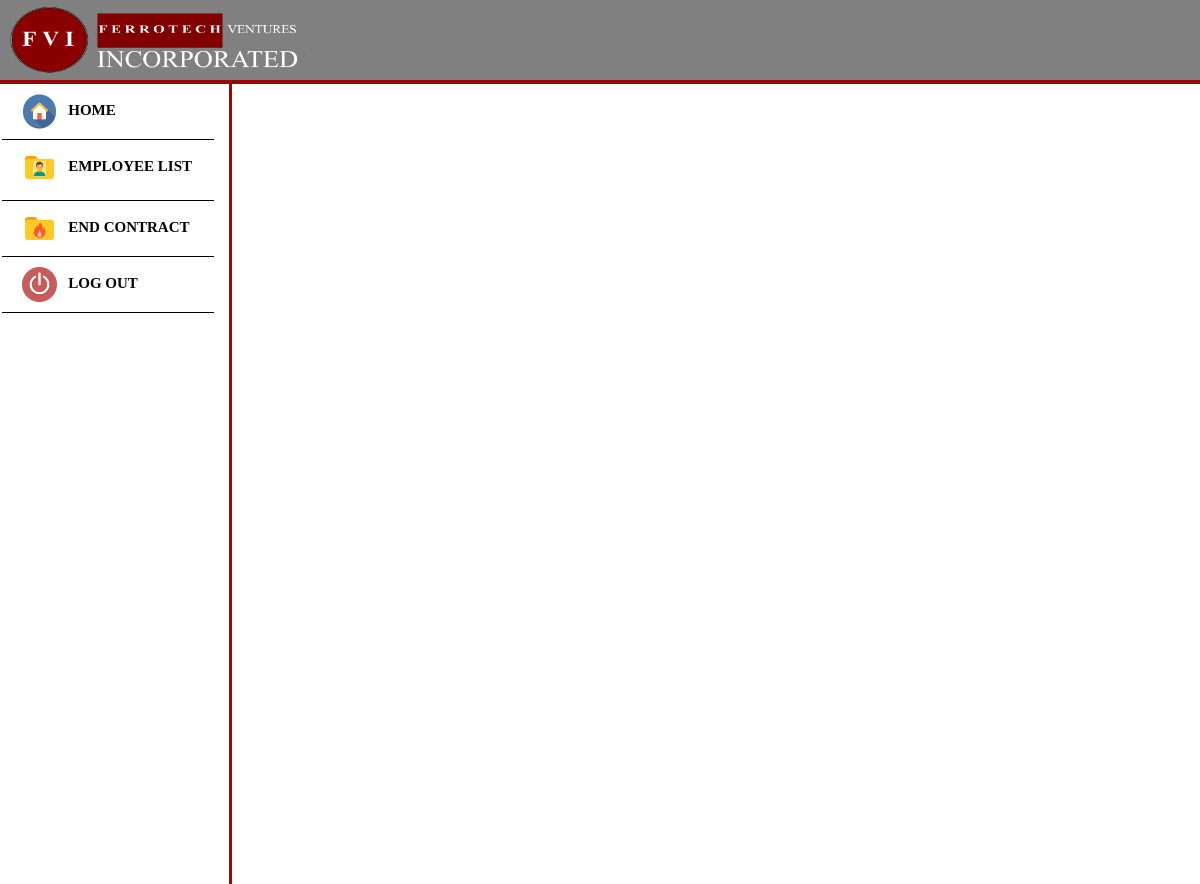
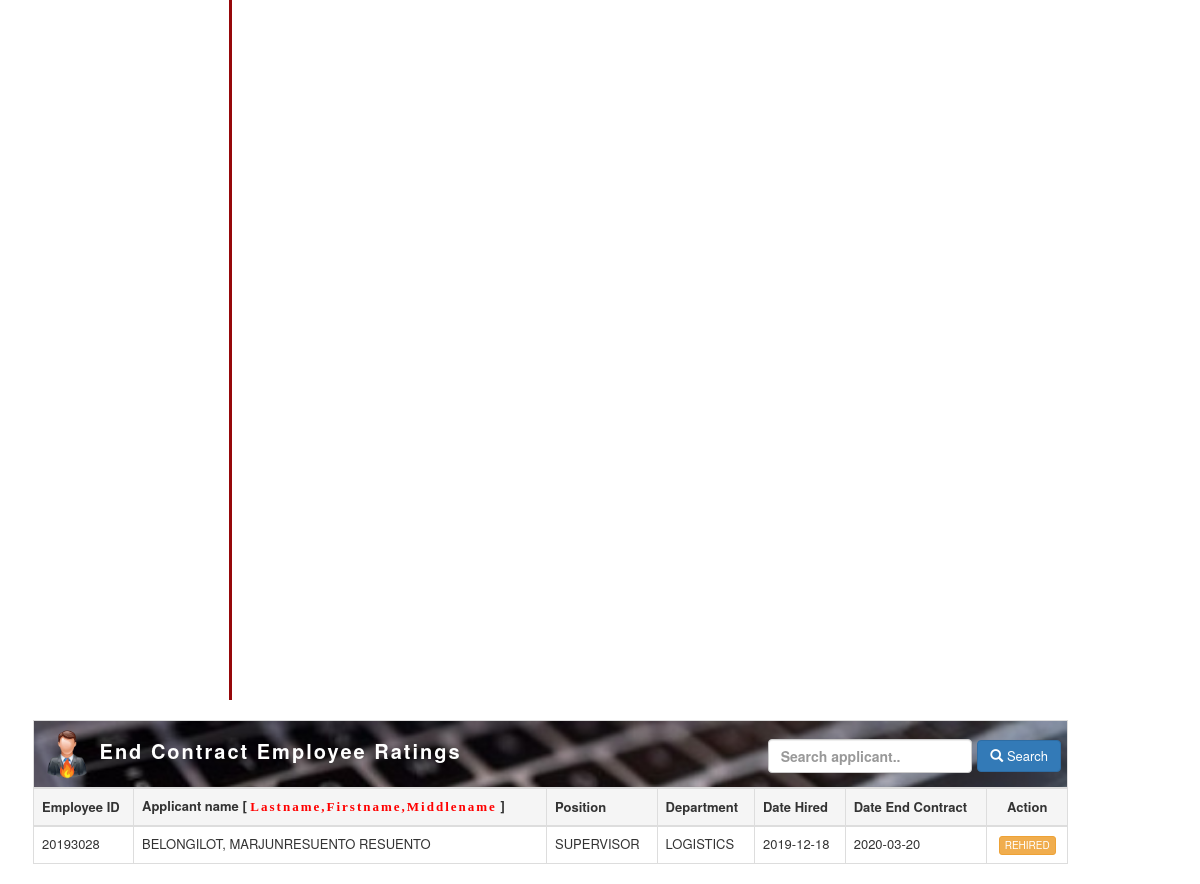
The app's page /endcon_list.php (signed in) with its own data (2 pictures, top to bottom).
### tables this page shows
CREATE TABLE `tbl_applicants` (
  `ID` int(11) NOT NULL,
  `a_id` text NOT NULL,
  `a_fname` varchar(26) NOT NULL,
  `a_lname` varchar(26) NOT NULL,
  `a_mname` varchar(26) NOT NULL,
  `a_gender` varchar(6) NOT NULL,
  `a_civilStatus` varchar(10) NOT NULL,
  `a_contactNumber` varchar(15) NOT NULL,
  `a_religion` varchar(100) NOT NULL,
  `a_birthday` date NOT NULL,
  `a_age` int(2) NOT NULL,
  `a_region` varchar(255) NOT NULL,
  `a_provine` varchar(255) NOT NULL,
  `a_city` varchar(255) NOT NULL,
  `a_brgy` varchar(255) NOT NULL,
  `a_education` varchar(255) NOT NULL,
  `a_masters` varchar(255) NOT NULL,
  `a_empRecords` varchar(255) NOT NULL,
  `a_dateApplied` date NOT NULL,
  `a_position` varchar(255) NOT NULL,
  `a_dateApproved` date NOT NULL,
  `a_status` text NOT NULL
);

CREATE TABLE `tbl_applicant_field` (
  `ID` int(11) NOT NULL,
  `a_id` text NOT NULL,
  `a_superior` varchar(255) NOT NULL,
  `a_department` varchar(255) NOT NULL,
  `a_contactPerson` varchar(26) NOT NULL,
  `a_contactPersonNum` int(11) NOT NULL,
  `a_tax` varchar(255) NOT NULL,
  `a_tin` varchar(255) NOT NULL,
  `a_sss` varchar(255) NOT NULL,
  `a_pagibin` varchar(255) NOT NULL,
  `a_philHealth` varchar(255) NOT NULL,
  `a_dateHired` date NOT NULL,
  `a_dateEnd` date NOT NULL
);

### endcon_list.php (the view, shortened to what this page needs)
<!DOCTYPE html>
<html>
<head>
     <link rel="stylesheet" href="Bootstrap_Files/libs/bootstrap/css/bootstrap.min.css" />
    <link rel="stylesheet" type="text/css" href="css/sidebar.css">
</head>
<body>
<nav class="navbar navbar-inverse" style="background-color:gray; border: 0px; border-bottom:4px solid rgb(150, 8, 10); border-radius: 0; padding: 5px;">
  <div class="container-fluid">
    <img style="margin-left: -1%;" src="images/header.png" width="300px" height="70px">
  </div>
</nav>
<div class="sidebar col-sm-12 col-md-12 col-lg-6" style="margin-top:-20px;">
<a href="home.php" style="text-decoration: none;">
  <li>
    <span style="font-family: 'Calibri'">
      <img src="images/icons8-home-96.png" height="35px"> &nbsp; HOME
    </span>
  </li>
</a>
<li class="dropdown" style="font-family: 'Calibri'">
  <label class="dropbtn"><span><img src="images/icons8-user-folder-96.png" height="35px"></span> &nbsp; EMPLOYEE LIST</label>
</li>
<a href="endcon_list.php" style="text-decoration: none;">
  <li>
    <span style="font-family: 'Calibri'">
      <img src="images/icons8-burn-folder-96.png" height="35px"> &nbsp; END CONTRACT
    </span>
  </li>
</a>
<a type="button" data-toggle="modal" data-target="#logout" style="text-decoration: none;">
<li>
  <span style="font-family: 'Calibri'">
    <img src="images/off.png" height="35px"> &nbsp; LOG OUT
  </span>
</li>
</a>
</div>
<div class="table-responsive container col-xs-6 col-md-6 col-lg-6" style="margin-left:18px;  width: 1065px;">
  <table class="table table-hover table-bordered" cellpadding="10px">
<thead>
<tr>
<br>
<th colspan="8" style="font-weight: bold; background-image: url(images/r.jpg); background-repeat: no-repeat; background-size: cover; color:white; font-size:20px; "> <img src="images/endcon.png" height="50px" width="50px"><b style="letter-spacing: 2px; font-size: 20px; letter-spacing:2px;"> End Contract Employee Ratings</b>
<div class="form-inline navbar-right">
<form method="POST"  style="margin-right:9px; margin-top: 10px;">
 <input type="text" name="search_v" class="search-query form-control" placeholder="Search applicant.." required>
      <button class="btn btn-primary" type="submit" name="search_val" style="font-size: 13px; margin-right: 4px;"><span class="glyphicon glyphicon-search"></span> Search</button>
</div>
</th>
</tr>
</thead>
  <thead>
    <tr class="active" style="font-weight: bold; font-size: 13px;">
      <th width="100">Employee ID</th>
      <th>Applicant name [ <l style="color:red; font-family: 'Calibri'; letter-spacing:2px;">Lastname,Firstname,Middlename</l> ]</th>
      <th>Position</th>
      <th>Department</th>
      <th>Date Hired</th>
      <th>Date End Contract</th>
      <th><center>Action</center></th>
    </tr>
  </thead>
  <?php
    if(isset($_POST['search_val'])){
      $val = $_POST['search_v'];
      $query = mysql_query("SELECT * from tbl_applicants where a_status = 'endcon' AND (a_lname like '%$val%' OR a_fname like '%$val%' OR a_mname like '%$val%' OR a_id like '%$val%')")or die(mysql_error());
    }else{
      $query = mysql_query("SELECT * from tbl_applicants where a_status = 'endcon'")or die(mysql_error());
    }
 if(mysql_num_rows($query) == 0){
        ?>
       <tr>
        <td colspan="8"><center><h2><b><p style="color:red; letter-spacing: 3px; font-size: 25px;"><img src="images/Mazenl77-NX11-Folder-Default.ico" height="40px;" width="50px;">NO RECORD FOUND</p></b></h2></center></td>
        </tr>
        <?php
      }else{
      while($row=mysql_fetch_array($query)){
    ?>
    <?php
      $id = $row['a_id'];
      $info = mysql_query("SELECT * from tbl_applicant_field where a_id = '$id' ORDER BY ID DESC")or die(mysql_error());
      $rowz = mysql_fetch_array($info)
  ?>
  <tr style="text-transform: uppercase; font-size: 13px;">
    <td><?php echo $row['a_id'] ; ?></td>
    <td><?php echo $row['a_lname'] . ", " . $row['a_fname'] . " " . $row['a_mname']; ?></td>
    <td><?php echo $row['a_position'] ; ?></td>
    <td><?php echo $rowz['a_department'] ; ?></td>
    <td><?php echo $rowz['a_dateHired'] ; ?></td>
    <td><?php echo $rowz['a_dateEnd'] ; ?></td>
  <?php
    $end = $rowz['a_dateEnd'];
    ?>
    <?php
      $start_date = $end;
      $date = strtotime($start_date);
      $date = strtotime("+12 Months", $date);
      $d = date("Y-m-d",$date);
      if($d  <= date("Y-m-d")){
        ?>
         <td><center><a style="font-size: 10px;" href="rehired.php?id=<?= $row['ID'] ?>" class="btn btn-xs btn-warning"> Rehired</a></center></td>
        <?php
      }else{
        ?>
       <td><center><a href="endconview.php?id=<?= $row['a_id'] ?>&casual" class="btn btn-xs btn-success" style="font-size: 10px;">View</a></center></td>
        <?php
    }
    ?>
  </tr>
  <?php
}
    }
  ?>
  </table>
</div>
</body>
</html>

### css/sidebar.css (style rules this page uses)
body { margin: 0px 0px; padding: 0px 0px; }
* { margin: 0px 0px; padding: 0px 0px; }
.sidebar { background-color:white; border-right:solid rgb(150, 8, 10); margin-left: -8px; width: 20%; height: 1500px; }
li { font-weight: bold; list-style-type: none; color: black; padding: 10px 20px; border-bottom:1px solid black; font-family: oblique; font-size: 15px; margin-left: -5px; }
li label, .dropbtn { display: inline-block; color: black; text-align: center; text-decoration: none; }

### records on screen
tbl_applicants: a "20193028", a_lname "BELONGILOT", a_fname "MARJUNRESUENTO", a_mname "RESUENTO", a_position "SUPERVISOR", tbl_applicant_field.a_department "LOGISTICS", tbl_applicant_field.a_dateHired "2019-12-18", tbl_applicant_field.a_dateEnd "2020-03-20"
